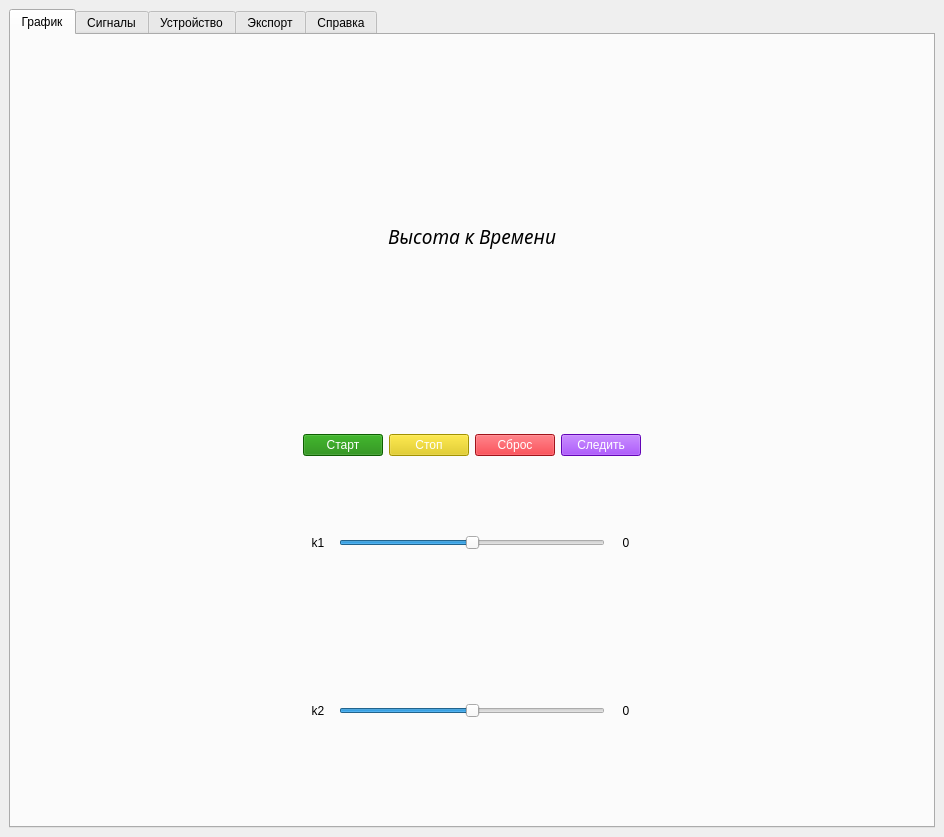
<?xml version="1.0" encoding="UTF-8"?>
<ui version="4.0">
 <class>MainWindow</class>
 <widget class="QMainWindow" name="MainWindow">
  <property name="geometry">
   <rect>
    <x>0</x>
    <y>0</y>
    <width>944</width>
    <height>837</height>
   </rect>
  </property>
  <property name="windowTitle">
   <string>MainWindow</string>
  </property>
  <property name="animated">
   <bool>true</bool>
  </property>
  <widget class="QWidget" name="centralwidget">
   <layout class="QVBoxLayout" name="verticalLayout_4">
    <item>
     <widget class="QTabWidget" name="tabWidget">
      <property name="currentIndex">
       <number>0</number>
      </property>
      <widget class="QWidget" name="graph">
       <property name="contextMenuPolicy">
        <enum>Qt::DefaultContextMenu</enum>
       </property>
       <attribute name="title">
        <string>График</string>
       </attribute>
       <layout class="QVBoxLayout" name="verticalLayout_7">
        <item>
         <layout class="QVBoxLayout" name="graph_layout">
          <item>
           <layout class="QVBoxLayout" name="verticalLayout_9">
            <item>
             <widget class="QLabel" name="label">
              <property name="minimumSize">
               <size>
                <width>200</width>
                <height>50</height>
               </size>
              </property>
              <property name="font">
               <font>
                <family>Ubuntu Mono</family>
                <pointsize>14</pointsize>
                <italic>true</italic>
               </font>
              </property>
              <property name="text">
               <string>Высота к Времени</string>
              </property>
              <property name="alignment">
               <set>Qt::AlignCenter</set>
              </property>
              <property name="margin">
               <number>0</number>
              </property>
             </widget>
            </item>
            <item>
             <layout class="QHBoxLayout" name="horizontalLayout_2">
              <item>
               <spacer name="horizontalSpacer_5">
                <property name="orientation">
                 <enum>Qt::Horizontal</enum>
                </property>
                <property name="sizeHint" stdset="0">
                 <size>
                  <width>40</width>
                  <height>20</height>
                 </size>
                </property>
               </spacer>
              </item>
              <item>
               <layout class="QVBoxLayout" name="verticalLayout_11">
                <item>
                 <layout class="QHBoxLayout" name="horizontalLayout_9">
                  <item>
                   <widget class="QPushButton" name="start_btn">
                    <property name="styleSheet">
                     <string notr="true">background-color: rgb(18, 131, 0);
color: rgb(255, 255, 255);</string>
                    </property>
                    <property name="text">
                     <string>Старт</string>
                    </property>
                   </widget>
                  </item>
                  <item>
                   <widget class="QPushButton" name="stop_btn">
                    <property name="styleSheet">
                     <string notr="true">background-color: rgb(227, 204, 0);
color: rgb(255, 255, 255);</string>
                    </property>
                    <property name="text">
                     <string>Стоп</string>
                    </property>
                   </widget>
                  </item>
                  <item>
                   <widget class="QPushButton" name="drop_btn">
                    <property name="styleSheet">
                     <string notr="true">background-color: rgb(224, 27, 36);
color: rgb(255, 255, 255);</string>
                    </property>
                    <property name="text">
                     <string>Сброс</string>
                    </property>
                   </widget>
                  </item>
                  <item>
                   <widget class="QPushButton" name="watch_btn">
                    <property name="styleSheet">
                     <string notr="true">background-color: rgb(138, 5, 255);
color: rgb(255, 255, 255);</string>
                    </property>
                    <property name="text">
                     <string>Следить</string>
                    </property>
                   </widget>
                  </item>
                 </layout>
                </item>
                <item>
                 <layout class="QHBoxLayout" name="horizontalLayout_10">
                  <item>
                   <widget class="QLabel" name="label_2">
                    <property name="minimumSize">
                     <size>
                      <width>30</width>
                      <height>0</height>
                     </size>
                    </property>
                    <property name="text">
                     <string>k1</string>
                    </property>
                    <property name="alignment">
                     <set>Qt::AlignCenter</set>
                    </property>
                   </widget>
                  </item>
                  <item>
                   <widget class="QSlider" name="k1_slider">
                    <property name="styleSheet">
                     <string notr="true">color: rgb(28, 113, 216);</string>
                    </property>
                    <property name="maximum">
                     <number>100</number>
                    </property>
                    <property name="value">
                     <number>50</number>
                    </property>
                    <property name="orientation">
                     <enum>Qt::Horizontal</enum>
                    </property>
                   </widget>
                  </item>
                  <item>
                   <widget class="QLabel" name="k1_lbl">
                    <property name="minimumSize">
                     <size>
                      <width>30</width>
                      <height>0</height>
                     </size>
                    </property>
                    <property name="text">
                     <string>0</string>
                    </property>
                    <property name="alignment">
                     <set>Qt::AlignCenter</set>
                    </property>
                   </widget>
                  </item>
                 </layout>
                </item>
                <item>
                 <layout class="QHBoxLayout" name="horizontalLayout_11">
                  <item>
                   <widget class="QLabel" name="label_4">
                    <property name="minimumSize">
                     <size>
                      <width>30</width>
                      <height>0</height>
                     </size>
                    </property>
                    <property name="layoutDirection">
                     <enum>Qt::LeftToRight</enum>
                    </property>
                    <property name="text">
                     <string>k2</string>
                    </property>
                    <property name="alignment">
                     <set>Qt::AlignCenter</set>
                    </property>
                   </widget>
                  </item>
                  <item>
                   <widget class="QSlider" name="k2_slider">
                    <property name="maximum">
                     <number>100</number>
                    </property>
                    <property name="value">
                     <number>50</number>
                    </property>
                    <property name="orientation">
                     <enum>Qt::Horizontal</enum>
                    </property>
                   </widget>
                  </item>
                  <item>
                   <widget class="QLabel" name="k2_lbl">
                    <property name="minimumSize">
                     <size>
                      <width>30</width>
                      <height>0</height>
                     </size>
                    </property>
                    <property name="text">
                     <string>0</string>
                    </property>
                    <property name="alignment">
                     <set>Qt::AlignCenter</set>
                    </property>
                   </widget>
                  </item>
                 </layout>
                </item>
                <item>
                 <widget class="QLabel" name="label_9">
                  <property name="minimumSize">
                   <size>
                    <width>20</width>
                    <height>0</height>
                   </size>
                  </property>
                  <property name="maximumSize">
                   <size>
                    <width>16777215</width>
                    <height>20</height>
                   </size>
                  </property>
                  <property name="text">
                   <string/>
                  </property>
                 </widget>
                </item>
               </layout>
              </item>
              <item>
               <spacer name="horizontalSpacer_4">
                <property name="orientation">
                 <enum>Qt::Horizontal</enum>
                </property>
                <property name="sizeHint" stdset="0">
                 <size>
                  <width>40</width>
                  <height>20</height>
                 </size>
                </property>
               </spacer>
              </item>
             </layout>
            </item>
           </layout>
          </item>
         </layout>
        </item>
       </layout>
      </widget>
      <widget class="QWidget" name="signals">
       <attribute name="title">
        <string>Сигналы</string>
       </attribute>
       <layout class="QVBoxLayout" name="verticalLayout_6">
        <item>
         <spacer name="verticalSpacer_4">
          <property name="orientation">
           <enum>Qt::Vertical</enum>
          </property>
          <property name="sizeHint" stdset="0">
           <size>
            <width>20</width>
            <height>40</height>
           </size>
          </property>
         </spacer>
        </item>
        <item>
         <layout class="QHBoxLayout" name="horizontalLayout_4">
          <item>
           <spacer name="horizontalSpacer_7">
            <property name="orientation">
             <enum>Qt::Horizontal</enum>
            </property>
            <property name="sizeHint" stdset="0">
             <size>
              <width>40</width>
              <height>20</height>
             </size>
            </property>
           </spacer>
          </item>
          <item>
           <layout class="QVBoxLayout" name="verticalLayout_10">
            <item>
             <widget class="QGroupBox" name="signal_param_group">
              <property name="minimumSize">
               <size>
                <width>321</width>
                <height>131</height>
               </size>
              </property>
              <property name="maximumSize">
               <size>
                <width>321</width>
                <height>131</height>
               </size>
              </property>
              <property name="styleSheet">
               <string notr="true">border-color: rgb(222, 221, 218);</string>
              </property>
              <property name="title">
               <string>Параметры сигнала</string>
              </property>
              <widget class="QWidget" name="formLayoutWidget">
               <property name="geometry">
                <rect>
                 <x>10</x>
                 <y>30</y>
                 <width>301</width>
                 <height>110</height>
                </rect>
               </property>
               <layout class="QFormLayout" name="formLayout">
                <item row="0" column="0">
                 <widget class="QLabel" name="freq_label">
                  <property name="text">
                   <string>Частота</string>
                  </property>
                 </widget>
                </item>
                <item row="0" column="1">
                 <widget class="QLineEdit" name="freq_input">
                  <property name="text">
                   <string>0</string>
                  </property>
                 </widget>
                </item>
                <item row="1" column="0">
                 <widget class="QLabel" name="amp_label">
                  <property name="text">
                   <string>Амплитуда</string>
                  </property>
                 </widget>
                </item>
                <item row="1" column="1">
                 <widget class="QLineEdit" name="amp_input">
                  <property name="text">
                   <string>0</string>
                  </property>
                 </widget>
                </item>
                <item row="2" column="0">
                 <widget class="QLabel" name="null_point_label">
                  <property name="text">
                   <string>Отсчёт</string>
                  </property>
                 </widget>
                </item>
                <item row="2" column="1">
                 <widget class="QLineEdit" name="null_point_input">
                  <property name="text">
                   <string>75</string>
                  </property>
                 </widget>
                </item>
               </layout>
              </widget>
             </widget>
            </item>
            <item>
             <widget class="QGroupBox" name="signal_form_group">
              <property name="minimumSize">
               <size>
                <width>781</width>
                <height>361</height>
               </size>
              </property>
              <property name="maximumSize">
               <size>
                <width>781</width>
                <height>361</height>
               </size>
              </property>
              <property name="title">
               <string>Форма сигнала</string>
              </property>
              <widget class="QWidget" name="verticalLayoutWidget">
               <property name="geometry">
                <rect>
                 <x>20</x>
                 <y>40</y>
                 <width>221</width>
                 <height>301</height>
                </rect>
               </property>
               <layout class="QVBoxLayout" name="signal_form_radbuttons">
                <item>
                 <widget class="QRadioButton" name="triangular">
                  <property name="enabled">
                   <bool>true</bool>
                  </property>
                  <property name="layoutDirection">
                   <enum>Qt::LeftToRight</enum>
                  </property>
                  <property name="autoFillBackground">
                   <bool>false</bool>
                  </property>
                  <property name="text">
                   <string>Треугольная</string>
                  </property>
                  <property name="checked">
                   <bool>false</bool>
                  </property>
                  <attribute name="buttonGroup">
                   <string notr="true">buttonGroup</string>
                  </attribute>
                 </widget>
                </item>
                <item>
                 <widget class="QRadioButton" name="sine">
                  <property name="text">
                   <string>Синусоида</string>
                  </property>
                  <property name="checked">
                   <bool>true</bool>
                  </property>
                  <attribute name="buttonGroup">
                   <string notr="true">buttonGroup</string>
                  </attribute>
                 </widget>
                </item>
                <item>
                 <widget class="QRadioButton" name="sawlike">
                  <property name="text">
                   <string>Пилообразная</string>
                  </property>
                  <attribute name="buttonGroup">
                   <string notr="true">buttonGroup</string>
                  </attribute>
                 </widget>
                </item>
                <item>
                 <widget class="QRadioButton" name="square">
                  <property name="text">
                   <string>Квадратная</string>
                  </property>
                  <attribute name="buttonGroup">
                   <string notr="true">buttonGroup</string>
                  </attribute>
                 </widget>
                </item>
               </layout>
              </widget>
              <widget class="QLabel" name="signal_forms_img">
               <property name="geometry">
                <rect>
                 <x>270</x>
                 <y>40</y>
                 <width>491</width>
                 <height>301</height>
                </rect>
               </property>
               <property name="text">
                <string/>
               </property>
               <property name="pixmap">
                <pixmap>../../.designer/icons/signals.png</pixmap>
               </property>
               <property name="scaledContents">
                <bool>true</bool>
               </property>
              </widget>
             </widget>
            </item>
           </layout>
          </item>
          <item>
           <spacer name="horizontalSpacer_8">
            <property name="orientation">
             <enum>Qt::Horizontal</enum>
            </property>
            <property name="sizeHint" stdset="0">
             <size>
              <width>40</width>
              <height>20</height>
             </size>
            </property>
           </spacer>
          </item>
         </layout>
        </item>
        <item>
         <spacer name="verticalSpacer_3">
          <property name="orientation">
           <enum>Qt::Vertical</enum>
          </property>
          <property name="sizeHint" stdset="0">
           <size>
            <width>20</width>
            <height>40</height>
           </size>
          </property>
         </spacer>
        </item>
        <item>
         <layout class="QHBoxLayout" name="horizontalLayout">
          <item>
           <spacer name="horizontalSpacer_3">
            <property name="orientation">
             <enum>Qt::Horizontal</enum>
            </property>
            <property name="sizeHint" stdset="0">
             <size>
              <width>40</width>
              <height>20</height>
             </size>
            </property>
           </spacer>
          </item>
          <item>
           <widget class="QPushButton" name="apply_params_btn">
            <property name="minimumSize">
             <size>
              <width>100</width>
              <height>50</height>
             </size>
            </property>
            <property name="font">
             <font>
              <pointsize>12</pointsize>
              <italic>true</italic>
             </font>
            </property>
            <property name="styleSheet">
             <string notr="true">background-color: rgb(18, 131, 0);
color: rgb(255, 255, 255);</string>
            </property>
            <property name="text">
             <string>Применить</string>
            </property>
           </widget>
          </item>
         </layout>
        </item>
       </layout>
      </widget>
      <widget class="QWidget" name="device">
       <attribute name="title">
        <string>Устройство</string>
       </attribute>
       <layout class="QVBoxLayout" name="verticalLayout_8">
        <item>
         <spacer name="verticalSpacer_5">
          <property name="orientation">
           <enum>Qt::Vertical</enum>
          </property>
          <property name="sizeHint" stdset="0">
           <size>
            <width>20</width>
            <height>40</height>
           </size>
          </property>
         </spacer>
        </item>
        <item>
         <layout class="QHBoxLayout" name="horizontalLayout_3">
          <item>
           <spacer name="horizontalSpacer_9">
            <property name="orientation">
             <enum>Qt::Horizontal</enum>
            </property>
            <property name="sizeHint" stdset="0">
             <size>
              <width>40</width>
              <height>20</height>
             </size>
            </property>
           </spacer>
          </item>
          <item>
           <layout class="QFormLayout" name="formLayout_5">
            <item row="0" column="0">
             <widget class="QLabel" name="Label">
              <property name="text">
               <string>Порт</string>
              </property>
              <property name="margin">
               <number>5</number>
              </property>
             </widget>
            </item>
            <item row="0" column="1">
             <layout class="QHBoxLayout" name="horizontalLayout_7">
              <item>
               <widget class="QLabel" name="port_lbl">
                <property name="styleSheet">
                 <string notr="true">border-bottom: 1px solid #bfbfbf;
border-top: 0px;
border-right: 0px;
border-left: 0px;</string>
                </property>
                <property name="text">
                 <string>`</string>
                </property>
               </widget>
              </item>
              <item>
               <widget class="QLabel" name="label_7">
                <property name="maximumSize">
                 <size>
                  <width>10</width>
                  <height>16777215</height>
                 </size>
                </property>
                <property name="text">
                 <string/>
                </property>
               </widget>
              </item>
              <item>
               <widget class="QPushButton" name="detect_btn">
                <property name="minimumSize">
                 <size>
                  <width>20</width>
                  <height>0</height>
                 </size>
                </property>
                <property name="maximumSize">
                 <size>
                  <width>100</width>
                  <height>16777215</height>
                 </size>
                </property>
                <property name="styleSheet">
                 <string notr="true">background-color: rgb(18, 131, 0);
color: rgb(255, 255, 255);</string>
                </property>
                <property name="text">
                 <string>Обнаружить</string>
                </property>
               </widget>
              </item>
             </layout>
            </item>
            <item row="1" column="0">
             <widget class="QLabel" name="Label_6">
              <property name="text">
               <string>Статус</string>
              </property>
              <property name="margin">
               <number>5</number>
              </property>
             </widget>
            </item>
            <item row="2" column="0">
             <widget class="QLabel" name="Label_2">
              <property name="text">
               <string>Модель</string>
              </property>
              <property name="margin">
               <number>5</number>
              </property>
             </widget>
            </item>
            <item row="2" column="1">
             <widget class="QLabel" name="model_lbl">
              <property name="styleSheet">
               <string notr="true">border-bottom: 1px solid #bfbfbf;
border-top: 0px;
border-right: 0px;
border-left: 0px;</string>
              </property>
              <property name="text">
               <string/>
              </property>
             </widget>
            </item>
            <item row="3" column="0">
             <widget class="QLabel" name="Label_3">
              <property name="minimumSize">
               <size>
                <width>100</width>
                <height>0</height>
               </size>
              </property>
              <property name="text">
               <string>Практикум</string>
              </property>
              <property name="margin">
               <number>5</number>
              </property>
             </widget>
            </item>
            <item row="3" column="1">
             <widget class="QLabel" name="prak_lbl">
              <property name="styleSheet">
               <string notr="true">border-bottom: 1px solid #bfbfbf;
border-top: 0px;
border-right: 0px;
border-left: 0px;</string>
              </property>
              <property name="text">
               <string/>
              </property>
             </widget>
            </item>
            <item row="4" column="0">
             <widget class="QLabel" name="Label_4">
              <property name="text">
               <string>Описание</string>
              </property>
              <property name="margin">
               <number>5</number>
              </property>
             </widget>
            </item>
            <item row="4" column="1">
             <widget class="QLabel" name="about_lbl">
              <property name="minimumSize">
               <size>
                <width>400</width>
                <height>0</height>
               </size>
              </property>
              <property name="maximumSize">
               <size>
                <width>2000</width>
                <height>16777215</height>
               </size>
              </property>
              <property name="styleSheet">
               <string notr="true">border-bottom: 1px solid #bfbfbf;
border-top: 0px;
border-right: 0px;
border-left: 0px;</string>
              </property>
              <property name="text">
               <string/>
              </property>
              <property name="wordWrap">
               <bool>true</bool>
              </property>
              <property name="openExternalLinks">
               <bool>true</bool>
              </property>
              <property name="textInteractionFlags">
               <set>Qt::LinksAccessibleByKeyboard|Qt::LinksAccessibleByMouse|Qt::TextBrowserInteraction|Qt::TextSelectableByKeyboard|Qt::TextSelectableByMouse</set>
              </property>
             </widget>
            </item>
            <item row="5" column="0">
             <widget class="QLabel" name="Label_5">
              <property name="text">
               <string>Автор</string>
              </property>
              <property name="margin">
               <number>5</number>
              </property>
             </widget>
            </item>
            <item row="5" column="1">
             <widget class="QLabel" name="author_lbl">
              <property name="styleSheet">
               <string notr="true">border-bottom: 1px solid #bfbfbf;
border-top: 0px;
border-right: 0px;
border-left: 0px;</string>
              </property>
              <property name="text">
               <string/>
              </property>
             </widget>
            </item>
            <item row="1" column="1">
             <widget class="QLabel" name="status_lbl">
              <property name="styleSheet">
               <string notr="true">border-bottom: 1px solid #bfbfbf;
border-top: 0px;
border-right: 0px;
border-left: 0px;</string>
              </property>
              <property name="text">
               <string/>
              </property>
             </widget>
            </item>
           </layout>
          </item>
          <item>
           <spacer name="horizontalSpacer_10">
            <property name="orientation">
             <enum>Qt::Horizontal</enum>
            </property>
            <property name="sizeHint" stdset="0">
             <size>
              <width>40</width>
              <height>20</height>
             </size>
            </property>
           </spacer>
          </item>
         </layout>
        </item>
        <item>
         <spacer name="verticalSpacer_6">
          <property name="orientation">
           <enum>Qt::Vertical</enum>
          </property>
          <property name="sizeHint" stdset="0">
           <size>
            <width>20</width>
            <height>40</height>
           </size>
          </property>
         </spacer>
        </item>
       </layout>
      </widget>
      <widget class="QWidget" name="export_2">
       <attribute name="title">
        <string>Экспорт</string>
       </attribute>
       <layout class="QVBoxLayout" name="verticalLayout_14">
        <item>
         <layout class="QVBoxLayout" name="verticalLayout_5">
          <item>
           <spacer name="verticalSpacer_2">
            <property name="orientation">
             <enum>Qt::Vertical</enum>
            </property>
            <property name="sizeHint" stdset="0">
             <size>
              <width>20</width>
              <height>40</height>
             </size>
            </property>
           </spacer>
          </item>
          <item>
           <layout class="QHBoxLayout" name="horizontalLayout_8">
            <item>
             <spacer name="horizontalSpacer_6">
              <property name="orientation">
               <enum>Qt::Horizontal</enum>
              </property>
              <property name="sizeHint" stdset="0">
               <size>
                <width>40</width>
                <height>20</height>
               </size>
              </property>
             </spacer>
            </item>
            <item>
             <layout class="QVBoxLayout" name="verticalLayout_16">
              <item>
               <widget class="QGroupBox" name="groupBox">
                <property name="sizePolicy">
                 <sizepolicy hsizetype="Preferred" vsizetype="Preferred">
                  <horstretch>0</horstretch>
                  <verstretch>0</verstretch>
                 </sizepolicy>
                </property>
                <property name="minimumSize">
                 <size>
                  <width>760</width>
                  <height>260</height>
                 </size>
                </property>
                <property name="maximumSize">
                 <size>
                  <width>539</width>
                  <height>16777215</height>
                 </size>
                </property>
                <property name="title">
                 <string>Личные данные</string>
                </property>
                <widget class="QWidget" name="formLayoutWidget_2">
                 <property name="geometry">
                  <rect>
                   <x>10</x>
                   <y>30</y>
                   <width>679</width>
                   <height>221</height>
                  </rect>
                 </property>
                 <layout class="QFormLayout" name="formLayout_3">
                  <property name="horizontalSpacing">
                   <number>20</number>
                  </property>
                  <property name="rightMargin">
                   <number>20</number>
                  </property>
                  <item row="0" column="0">
                   <widget class="QLabel" name="author_label">
                    <property name="text">
                     <string> Автор</string>
                    </property>
                   </widget>
                  </item>
                  <item row="0" column="1">
                   <widget class="QLineEdit" name="author_input"/>
                  </item>
                  <item row="1" column="0">
                   <widget class="QLabel" name="date_label">
                    <property name="text">
                     <string>Дата</string>
                    </property>
                   </widget>
                  </item>
                  <item row="1" column="1">
                   <widget class="QDateEdit" name="date_input"/>
                  </item>
                  <item row="2" column="0">
                   <widget class="QLabel" name="comment_label">
                    <property name="text">
                     <string>Комментарий</string>
                    </property>
                   </widget>
                  </item>
                  <item row="2" column="1">
                   <widget class="QLineEdit" name="comment_input">
                    <property name="sizePolicy">
                     <sizepolicy hsizetype="Expanding" vsizetype="Preferred">
                      <horstretch>0</horstretch>
                      <verstretch>0</verstretch>
                     </sizepolicy>
                    </property>
                    <property name="minimumSize">
                     <size>
                      <width>0</width>
                      <height>150</height>
                     </size>
                    </property>
                   </widget>
                  </item>
                 </layout>
                </widget>
               </widget>
              </item>
              <item>
               <widget class="QGroupBox" name="groupBox_2">
                <property name="sizePolicy">
                 <sizepolicy hsizetype="Preferred" vsizetype="Preferred">
                  <horstretch>0</horstretch>
                  <verstretch>0</verstretch>
                 </sizepolicy>
                </property>
                <property name="minimumSize">
                 <size>
                  <width>760</width>
                  <height>206</height>
                 </size>
                </property>
                <property name="maximumSize">
                 <size>
                  <width>539</width>
                  <height>16777215</height>
                 </size>
                </property>
                <property name="title">
                 <string>Данные эксперимента</string>
                </property>
                <widget class="QWidget" name="formLayoutWidget_3">
                 <property name="geometry">
                  <rect>
                   <x>10</x>
                   <y>30</y>
                   <width>681</width>
                   <height>31</height>
                  </rect>
                 </property>
                 <layout class="QFormLayout" name="formLayout_4">
                  <property name="leftMargin">
                   <number>0</number>
                  </property>
                  <property name="rightMargin">
                   <number>20</number>
                  </property>
                  <item row="0" column="0">
                   <widget class="QLabel" name="expr_name_label">
                    <property name="text">
                     <string>Название           </string>
                    </property>
                   </widget>
                  </item>
                  <item row="0" column="1">
                   <widget class="QLineEdit" name="title_input">
                    <property name="sizePolicy">
                     <sizepolicy hsizetype="Preferred" vsizetype="Fixed">
                      <horstretch>0</horstretch>
                      <verstretch>0</verstretch>
                     </sizepolicy>
                    </property>
                    <property name="minimumSize">
                     <size>
                      <width>0</width>
                      <height>0</height>
                     </size>
                    </property>
                   </widget>
                  </item>
                 </layout>
                </widget>
                <widget class="QWidget" name="verticalLayoutWidget_2">
                 <property name="geometry">
                  <rect>
                   <x>10</x>
                   <y>60</y>
                   <width>111</width>
                   <height>131</height>
                  </rect>
                 </property>
                 <layout class="QVBoxLayout" name="verticalLayout_2">
                  <item>
                   <widget class="QLabel" name="freq_label_3">
                    <property name="text">
                     <string>Частота</string>
                    </property>
                   </widget>
                  </item>
                  <item>
                   <widget class="QLabel" name="amp_label_2">
                    <property name="text">
                     <string>Амплитуда</string>
                    </property>
                   </widget>
                  </item>
                  <item>
                   <widget class="QLabel" name="null_pnt_label">
                    <property name="text">
                     <string>Отсчёт</string>
                    </property>
                   </widget>
                  </item>
                  <item>
                   <widget class="QLabel" name="form_label">
                    <property name="text">
                     <string>Форма</string>
                    </property>
                   </widget>
                  </item>
                 </layout>
                </widget>
                <widget class="QWidget" name="verticalLayoutWidget_3">
                 <property name="geometry">
                  <rect>
                   <x>130</x>
                   <y>60</y>
                   <width>160</width>
                   <height>131</height>
                  </rect>
                 </property>
                 <layout class="QVBoxLayout" name="verticalLayout_3">
                  <item>
                   <widget class="QLabel" name="freq_val_lbl">
                    <property name="text">
                     <string>0</string>
                    </property>
                    <property name="alignment">
                     <set>Qt::AlignLeading|Qt::AlignLeft|Qt::AlignVCenter</set>
                    </property>
                   </widget>
                  </item>
                  <item>
                   <widget class="QLabel" name="amp_val_lbl">
                    <property name="text">
                     <string>0</string>
                    </property>
                    <property name="alignment">
                     <set>Qt::AlignLeading|Qt::AlignLeft|Qt::AlignVCenter</set>
                    </property>
                   </widget>
                  </item>
                  <item>
                   <widget class="QLabel" name="null_pnt_lbl">
                    <property name="text">
                     <string>0</string>
                    </property>
                    <property name="alignment">
                     <set>Qt::AlignLeading|Qt::AlignLeft|Qt::AlignVCenter</set>
                    </property>
                   </widget>
                  </item>
                  <item>
                   <widget class="QLabel" name="sig_form_lbl">
                    <property name="text">
                     <string>Cинусоида</string>
                    </property>
                    <property name="alignment">
                     <set>Qt::AlignLeading|Qt::AlignLeft|Qt::AlignVCenter</set>
                    </property>
                   </widget>
                  </item>
                 </layout>
                </widget>
               </widget>
              </item>
             </layout>
            </item>
            <item>
             <spacer name="horizontalSpacer_2">
              <property name="orientation">
               <enum>Qt::Horizontal</enum>
              </property>
              <property name="sizeHint" stdset="0">
               <size>
                <width>40</width>
                <height>20</height>
               </size>
              </property>
             </spacer>
            </item>
           </layout>
          </item>
          <item>
           <spacer name="verticalSpacer">
            <property name="orientation">
             <enum>Qt::Vertical</enum>
            </property>
            <property name="sizeHint" stdset="0">
             <size>
              <width>20</width>
              <height>40</height>
             </size>
            </property>
           </spacer>
          </item>
          <item>
           <layout class="QHBoxLayout" name="horizontalLayout_6">
            <item>
             <spacer name="horizontalSpacer">
              <property name="orientation">
               <enum>Qt::Horizontal</enum>
              </property>
              <property name="sizeHint" stdset="0">
               <size>
                <width>40</width>
                <height>20</height>
               </size>
              </property>
             </spacer>
            </item>
            <item>
             <widget class="QPushButton" name="export_btn">
              <property name="minimumSize">
               <size>
                <width>150</width>
                <height>50</height>
               </size>
              </property>
              <property name="font">
               <font>
                <family>Ubuntu Mono</family>
                <pointsize>14</pointsize>
                <italic>true</italic>
               </font>
              </property>
              <property name="styleSheet">
               <string notr="true">background-color: rgb(18, 131, 0);
color: rgb(255, 255, 255);</string>
              </property>
              <property name="text">
               <string>Экспортировать</string>
              </property>
             </widget>
            </item>
           </layout>
          </item>
         </layout>
        </item>
       </layout>
      </widget>
      <widget class="QWidget" name="about">
       <attribute name="title">
        <string>Справка</string>
       </attribute>
       <widget class="QLabel" name="sfive_logo">
        <property name="geometry">
         <rect>
          <x>50</x>
          <y>30</y>
          <width>81</width>
          <height>81</height>
         </rect>
        </property>
        <property name="text">
         <string/>
        </property>
        <property name="pixmap">
         <pixmap>../../.designer/icons/icon.png</pixmap>
        </property>
        <property name="scaledContents">
         <bool>true</bool>
        </property>
       </widget>
       <widget class="QLabel" name="label_5">
        <property name="geometry">
         <rect>
          <x>140</x>
          <y>40</y>
          <width>451</width>
          <height>81</height>
         </rect>
        </property>
        <property name="font">
         <font>
          <family>Uroob</family>
          <pointsize>60</pointsize>
          <italic>true</italic>
         </font>
        </property>
        <property name="text">
         <string>sFive project</string>
        </property>
       </widget>
       <widget class="QLabel" name="label_6">
        <property name="geometry">
         <rect>
          <x>140</x>
          <y>110</y>
          <width>391</width>
          <height>61</height>
         </rect>
        </property>
        <property name="text">
         <string>Авторы:  Чемякин В.С.  Романов И.Г.  Колышкин Д.Ф.</string>
        </property>
       </widget>
      </widget>
     </widget>
    </item>
   </layout>
  </widget>
 </widget>
 <resources/>
 <connections/>
 <buttongroups>
  <buttongroup name="buttonGroup"/>
 </buttongroups>
</ui>
